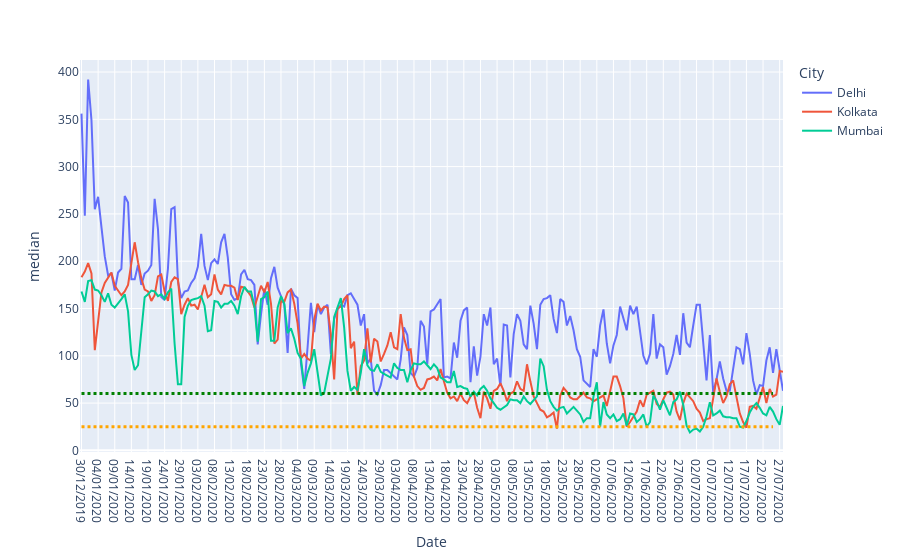

The cell this chart's notebook holds for it:
### Code cell
fig=px.line(dfc,x='Date',y='median',color='City')
fig.add_shape(type="line",
            x0='30/12/2019',
            y0=25,
            x1='25/07/2020',
            y1=25,
            line=dict(
                color="orange",
                width=3,
                dash="dot",
            ))
fig.add_shape(type="line",
            x0='30/12/2019',
            y0=60,
            x1='25/07/2020',
            y1=60,
            line=dict(
                color="green",
                width=3,
                dash="dot",
            ))
fig.show()
fig.write_image(f'images/pm2.5_line_chart_3.png')

### Figure 1 — Plotly figure (JSON) as saved in the notebook; plotly's stock layout.template omitted (floating-point values rounded to 4 significant figures; data arrays with more than 128 entries replaced by an {"elided": "..."} marker saying what was removed)
{"data": [{"hovertemplate": "City=Delhi<br>Date=%{x}<br>median=%{y}<extra></extra>", "legendgroup": "Delhi", "line": {"color": "#636efa", "dash": "solid"}, "mode": "lines", "name": "Delhi", "orientation": "v", "showlegend": true, "type": "scatter", "x": {"elided": "212 str values"}, "xaxis": "x", "y": {"elided": "212 int values"}, "yaxis": "y"}, {"hovertemplate": "City=Kolkata<br>Date=%{x}<br>median=%{y}<extra></extra>", "legendgroup": "Kolkata", "line": {"color": "#EF553B", "dash": "solid"}, "mode": "lines", "name": "Kolkata", "orientation": "v", "showlegend": true, "type": "scatter", "x": {"elided": "212 str values"}, "xaxis": "x", "y": {"elided": "212 int values"}, "yaxis": "y"}, {"hovertemplate": "City=Mumbai<br>Date=%{x}<br>median=%{y}<extra></extra>", "legendgroup": "Mumbai", "line": {"color": "#00cc96", "dash": "solid"}, "mode": "lines", "name": "Mumbai", "orientation": "v", "showlegend": true, "type": "scatter", "x": {"elided": "212 str values"}, "xaxis": "x", "y": {"elided": "212 int values"}, "yaxis": "y"}], "layout": {"autosize": true, "legend": {"title": {"text": "City"}, "tracegroupgap": 0}, "margin": {"t": 60}, "shapes": [{"line": {"color": "orange", "dash": "dot", "width": 3}, "type": "line", "x0": "30/12/2019", "x1": "25/07/2020", "y0": 25, "y1": 25}, {"line": {"color": "green", "dash": "dot", "width": 3}, "type": "line", "x0": "30/12/2019", "x1": "25/07/2020", "y0": 60, "y1": 60}], "xaxis": {"anchor": "y", "autorange": true, "domain": [0, 1], "range": [-0.4493, 211], "title": {"text": "Date"}, "type": "category"}, "yaxis": {"anchor": "x", "autorange": true, "domain": [0, 1], "range": [-1.722, 412.7], "title": {"text": "median"}, "type": "linear"}}}
